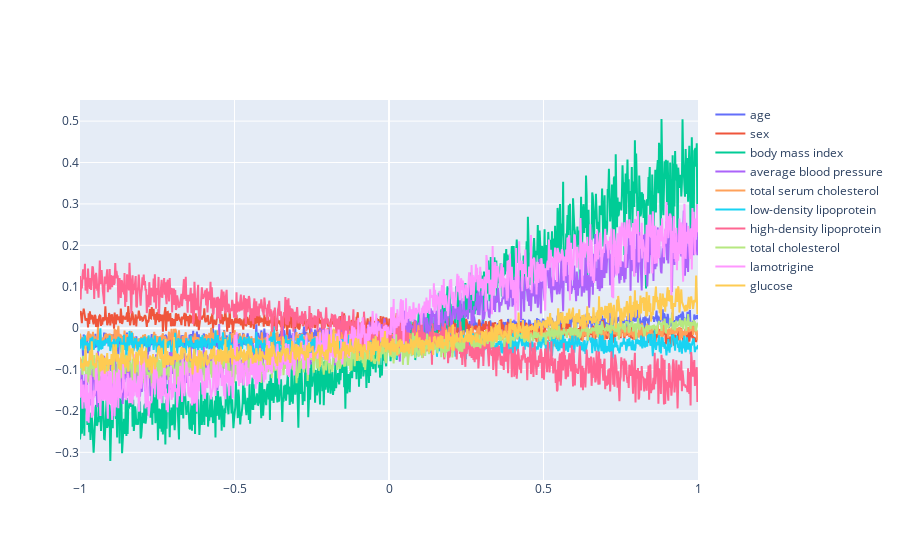

This figure's notebook cell:
### Code cell
import plotly.graph_objects as go
fig = go.Figure()
for i, col in enumerate(columns):
    nam_plot = nam.plot(i)
    fig.add_trace(go.Scatter(x=nam_plot['x'], y=nam_plot['y'], mode='lines', name=f'{labels[col]}'))
fig.show()

### Figure 1 — Plotly figure (JSON) as saved in the notebook; plotly's stock layout.template omitted (floating-point values rounded to 4 significant figures; data arrays with more than 128 entries replaced by an {"elided": "..."} marker saying what was removed)
{"data": [{"mode": "lines", "name": "age", "type": "scatter", "x": {"elided": "1000 float values"}, "y": {"elided": "1000 float values"}}, {"mode": "lines", "name": "sex", "type": "scatter", "x": {"elided": "1000 float values"}, "y": {"elided": "1000 float values"}}, {"mode": "lines", "name": "body mass index", "type": "scatter", "x": {"elided": "1000 float values"}, "y": {"elided": "1000 float values"}}, {"mode": "lines", "name": "average blood pressure", "type": "scatter", "x": {"elided": "1000 float values"}, "y": {"elided": "1000 float values"}}, {"mode": "lines", "name": "total serum cholesterol", "type": "scatter", "x": {"elided": "1000 float values"}, "y": {"elided": "1000 float values"}}, {"mode": "lines", "name": "low-density lipoprotein", "type": "scatter", "x": {"elided": "1000 float values"}, "y": {"elided": "1000 float values"}}, {"mode": "lines", "name": "high-density lipoprotein", "type": "scatter", "x": {"elided": "1000 float values"}, "y": {"elided": "1000 float values"}}, {"mode": "lines", "name": "total cholesterol", "type": "scatter", "x": {"elided": "1000 float values"}, "y": {"elided": "1000 float values"}}, {"mode": "lines", "name": "lamotrigine", "type": "scatter", "x": {"elided": "1000 float values"}, "y": {"elided": "1000 float values"}}, {"mode": "lines", "name": "glucose", "type": "scatter", "x": {"elided": "1000 float values"}, "y": {"elided": "1000 float values"}}], "layout": {}}
